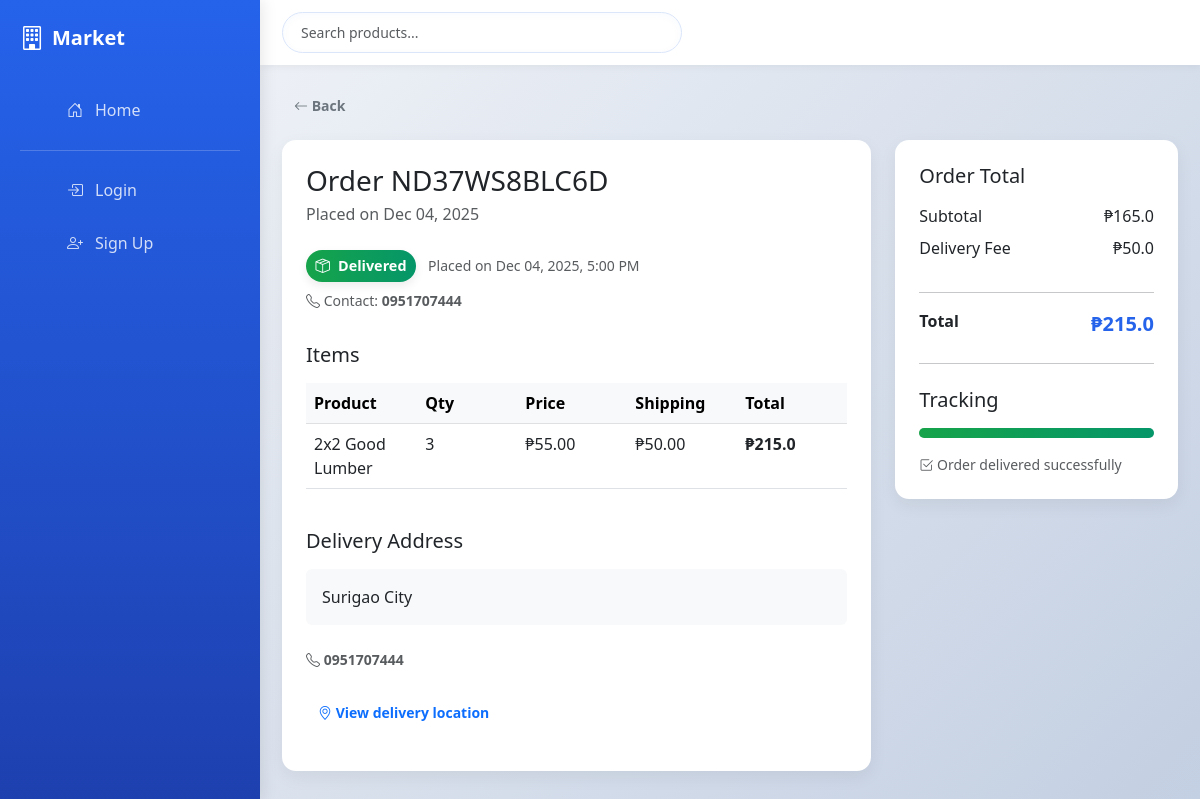
/order/13/, run on the app's committed database.
### core/models.py (models this page shows, shortened)
class Order(models.Model):
    ORDER_STATUS = [
        ('pending', 'Pending'),
        ('confirmed', 'Confirmed'),
        ('shipped', 'Shipped'),
        ('delivered', 'Delivered'),
        ('cancelled', 'Cancelled'),
    ]
    buyer = models.ForeignKey(settings.AUTH_USER_MODEL, on_delete=models.CASCADE, related_name='orders')
    order_number = models.CharField(max_length=20, unique=True, blank=True)
    status = models.CharField(max_length=20, choices=ORDER_STATUS, default='pending')
    created_at = models.DateTimeField(auto_now_add=True)
    delivery_address = models.TextField(blank=True)
    delivery_fee = models.DecimalField(max_digits=8, decimal_places=2, default=0)
    delivery_lat = models.DecimalField(max_digits=9, decimal_places=6, null=True, blank=True)
    delivery_lng = models.DecimalField(max_digits=9, decimal_places=6, null=True, blank=True)
    @property
    def total(self):
        items_total = sum(item.total_price for item in self.items.all())
        fees_total = sum(float(getattr(item, 'delivery_fee', 0)) for item in self.items.all())
        return items_total + fees_total

class User(AbstractUser):
    is_seller = models.BooleanField(default=False)
    phone_number = models.CharField(max_length=30, blank=True)
    default_address = models.TextField(blank=True)
    seller_lat = models.DecimalField(max_digits=9, decimal_places=6, null=True, blank=True)
    seller_lng = models.DecimalField(max_digits=9, decimal_places=6, null=True, blank=True)

class OrderItem(models.Model):
    order = models.ForeignKey(Order, on_delete=models.CASCADE, related_name='items')
    product = models.ForeignKey(Product, on_delete=models.SET_NULL, null=True)
    quantity = models.PositiveIntegerField(default=1)
    price = models.DecimalField(max_digits=10, decimal_places=2)
    delivery_fee = models.DecimalField(max_digits=8, decimal_places=2, default=0)
    @property
    def total_price(self):
        return self.quantity * float(self.price)
    @property
    def total_with_fee(self):
        return self.total_price + float(self.delivery_fee)

class Product(models.Model):
    seller = models.ForeignKey(settings.AUTH_USER_MODEL, on_delete=models.CASCADE, related_name='products')
    category = models.ForeignKey(Category, on_delete=models.SET_NULL, null=True, blank=True)
    name = models.CharField(max_length=255)
    description = models.TextField(blank=True)
    price = models.DecimalField(max_digits=10, decimal_places=2)
    unit = models.CharField(max_length=50, default='pcs')
    stock = models.PositiveIntegerField(default=0)
    brand = models.CharField(max_length=100, blank=True)
    created_at = models.DateTimeField(auto_now_add=True)

### core/views.py (the view)
# urls.py: path('order/<int:pk>/', order_detail, name='order_detail'),
def order_detail(request, pk):
    order = get_object_or_404(Order, pk=pk)
    items = order.items.all()
    subtotal = sum(item.total_price for item in items)
    fees_total = sum(float(getattr(item, 'delivery_fee', 0)) for item in items)
    return render(request, 'order_detail.html', {'order': order, 'subtotal': subtotal, 'fees_total': fees_total})

### core/context_processors.py (called while the page is built, shortened)
def sidebar_info(request):
    data = {
        'sidebar_orders_count': 0,
        'sidebar_sales_total': 0,
        'sidebar_phone': '',
        'sidebar_address': '',
    }
    user = getattr(request, 'user', None)
    if not user or not user.is_authenticated:
        return data

### templates/order_detail.html
{% extends 'base.html' %}
{% load tz %}
{% block content %}
<button class="btn btn-outline-secondary btn-sm mb-3" onclick="history.back()"><i class="bi bi-arrow-left"></i> Back</button>
<div class="row g-4">
  <div class="col-lg-8">
    <div class="card p-4">
      <h3 class="mb-1">Order {{ order.order_number }}</h3>
      <p class="text-muted mb-4">Placed on {{ order.created_at|date:"M d, Y" }}</p>
      <div class="mb-2">
        <div style="display:flex; align-items:center; gap:12px;">
          <div class="status-badge {% if order.status == 'pending' %}status-pending{% elif order.status == 'confirmed' %}status-confirmed{% elif order.status == 'shipped' %}status-shipped{% elif order.status == 'delivered' %}status-delivered{% elif order.status == 'cancelled' %}status-cancelled{% endif %}">
            {% if order.status == 'pending' %}<i class="bi bi-clock-history"></i>{% elif order.status == 'confirmed' %}<i class="bi bi-check-circle"></i>{% elif order.status == 'shipped' %}<i class="bi bi-truck"></i>{% elif order.status == 'delivered' %}<i class="bi bi-box-seam"></i>{% elif order.status == 'cancelled' %}<i class="bi bi-x-circle"></i>{% endif %}
            <span>{{ order.status }}</span>
          </div>
          <div class="text-muted small">Placed on {% timezone "Asia/Manila" %}{{ order.created_at|date:"M d, Y, g:i A" }}{% endtimezone %}</div>
        </div>
        <div class="mt-2 small text-muted"><i class="bi bi-telephone"></i> Contact: <strong>{{ order.buyer.phone_number|default:'No phone' }}</strong></div>
      </div>
      <h5 class="mt-4 mb-3">Items</h5>
      <div class="table-responsive">
        <table class="table">
          <thead class="table-light">
            <tr>
              <th>Product</th>
              <th style="width:100px">Qty</th>
              <th style="width:110px">Price</th>
              <th style="width:110px">Shipping</th>
              <th style="width:110px">Total</th>
            </tr>
          </thead>
          <tbody>
            {% for it in order.items.all %}
              <tr>
                <td>{{ it.product.name }}</td>
                <td>{{ it.quantity }}</td>
                <td>₱{{ it.price }}</td>
                <td>₱{{ it.delivery_fee }}</td>
                <td><strong>₱{{ it.total_with_fee }}</strong></td>
              </tr>
            {% endfor %}
          </tbody>
        </table>
      </div>
      <h5 class="mt-4 mb-3">Delivery Address</h5>
      <p class="bg-light p-3 rounded">{{ order.delivery_address }}</p>
      <p class="small text-muted mt-2"><i class="bi bi-telephone"></i> <strong>{{ order.buyer.phone_number|default:'No phone' }}</strong></p>
      {% if order.delivery_lat and order.delivery_lng %}
        <p class="mt-2">
          <a href="https://www.google.com/maps/search/?api=1&query={{ order.delivery_lat }},{{ order.delivery_lng }}" target="_blank" class="btn btn-sm btn-outline-primary"><i class="bi bi-geo-alt"></i> View delivery location</a>
        </p>
      {% endif %}
    </div>
  </div>
  <div class="col-lg-4">
    <div class="card p-4">
      <h5 class="mb-3">Order Total</h5>
      <div class="d-flex justify-content-between mb-2">
        <span>Subtotal</span>
        <span>₱{{ subtotal }}</span>
      </div>
      <div class="d-flex justify-content-between mb-3">
        <span>Delivery Fee</span>
        <span>₱{{ fees_total }}</span>
      </div>
      <hr>
      <div class="d-flex justify-content-between">
        <strong>Total</strong>
        <strong style="color: var(--primary); font-size: 20px;">₱{{ order.total }}</strong>
      </div>
      <hr class="my-4">
      <h5 class="mb-3">Tracking</h5>
      <div class="progress mb-3" style="height: 10px;">
        {% if order.status == 'pending' %}
          <div class="progress-bar pending" role="progressbar" style="width:25%;"></div>
        {% elif order.status == 'confirmed' %}
          <div class="progress-bar confirmed" role="progressbar" style="width:50%;"></div>
        {% elif order.status == 'shipped' %}
          <div class="progress-bar shipped" role="progressbar" style="width:75%;"></div>
        {% elif order.status == 'delivered' %}
          <div class="progress-bar delivered" role="progressbar" style="width:100%;"></div>
        {% elif order.status == 'cancelled' %}
          <div class="progress-bar cancelled" role="progressbar" style="width:100%; background: linear-gradient(90deg,#ef4444,#dc2626);"></div>
        {% endif %}
      </div>
      <small class="text-muted">
        {% if order.status == 'pending' %}
          <i class="bi bi-clock-history"></i> Waiting for seller confirmation...
        {% elif order.status == 'confirmed' %}
          <i class="bi bi-check-circle"></i> Your order is confirmed and being prepared.
        {% elif order.status == 'shipped' %}
          <i class="bi bi-truck"></i> Your order is on its way!
        {% elif order.status == 'delivered' %}
          <i class="bi bi-check2-square"></i> Order delivered successfully
        {% elif order.status == 'cancelled' %}
          <i class="bi bi-x-circle"></i> This order was cancelled
        {% endif %}
      </small>
    </div>
  </div>
</div>
{% endblock %}

### static/css/styles.css (style rules this page uses)
body { font-family: system-ui, -apple-system, 'Segoe UI', Roboto, 'Helvetica Neue', Arial; }
.card { border: 0; }

### templates/base.html (style rules this page uses)
:root { --primary: #2563eb; --primary-dark: #1e40af; --secondary: #64748b; --success: #16a34a; --warning: #ea580c; --danger: #dc2626; }
* { margin: 0; padding: 0; box-sizing: border-box; }
body { font-family: 'Segoe UI', Tahoma, Geneva, Verdana, sans-serif; background: linear-gradient(135deg, #f5f7fa 0%, #c3cfe2 100%); min-height: 100vh; display: flex; }
.card { border: 0; border-radius: 14px; box-shadow: 0 6px 18px rgba(3, 10, 22, 0.06); transition: transform 0.22s ease, box-shadow 0.22s ease; }
.btn { border-radius: 10px; font-weight: 600; transition: transform 0.14s ease, box-shadow 0.14s ease; border: 0; padding: 8px 12px; }
.status-badge { display: inline-flex; align-items: center; gap: .5rem; padding: .35rem .6rem; border-radius: 999px; font-weight: 700; font-size: .9rem; color: white; text-transform: capitalize; box-shadow: 0 4px 10px rgba(2,6,23,0.08); }
.status-delivered { background: linear-gradient(90deg, #16a34a, #059669); }
.progress .progress-bar.delivered { background: linear-gradient(90deg, #16a34a, #059669); }
.progress { background: rgba(0,0,0,0.06); border-radius: 999px; }

### data on the page
Order: order_number "ND37WS8BLC6D", created_at "Dec 04, 2025", status "Delivered", created_at "Dec 04, 2025, 5:00 PM", buyer.phone_number "0951707444", delivery_address "Surigao City", total "215.0"
OrderItem: product.name "2x2 Good Lumber", quantity "3", price "55.00", delivery_fee "50.00", total_with_fee "215.0"

### other printed values
{{ subtotal }} "165.0"
{{ fees_total }} "50.0"
